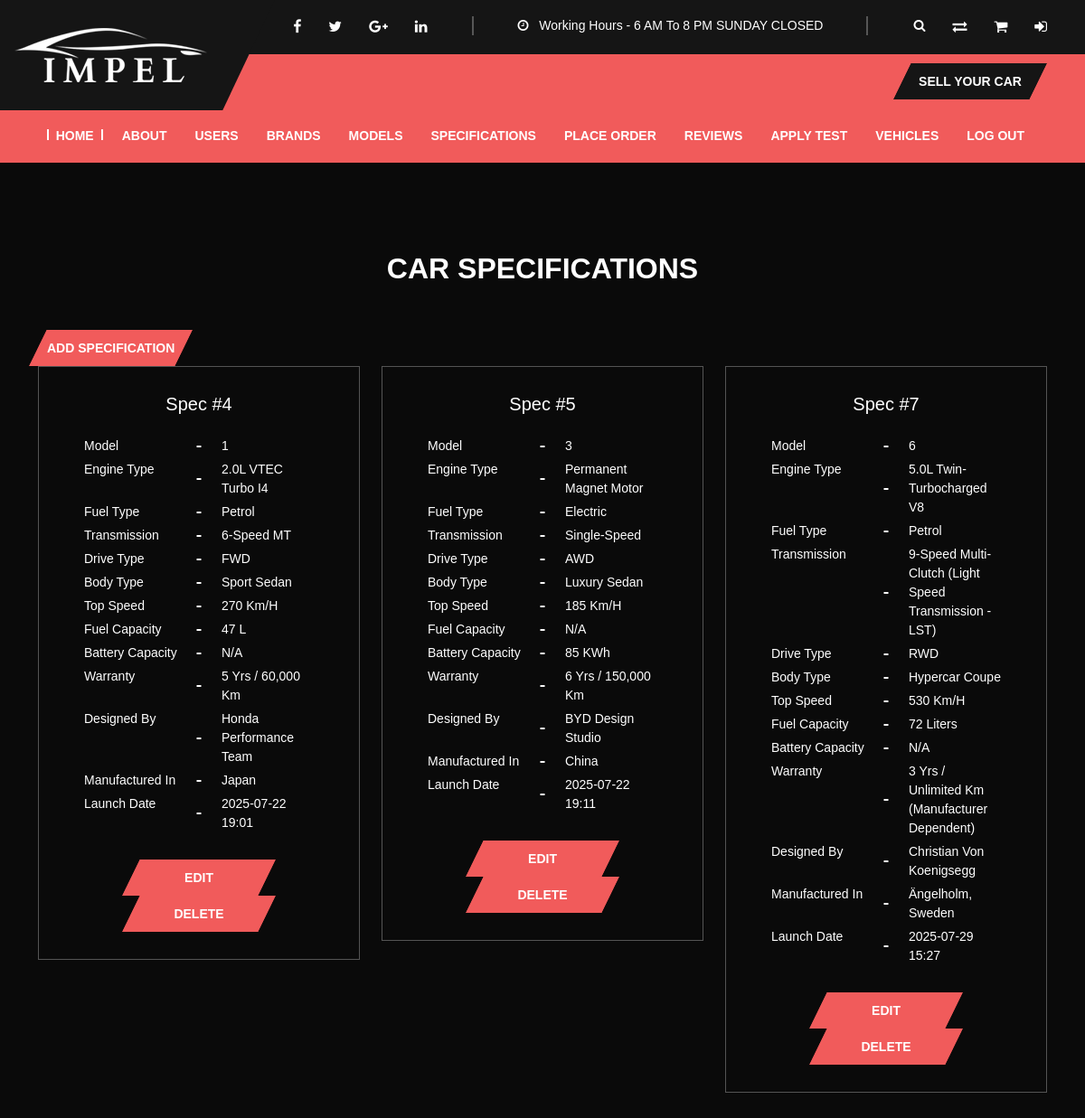
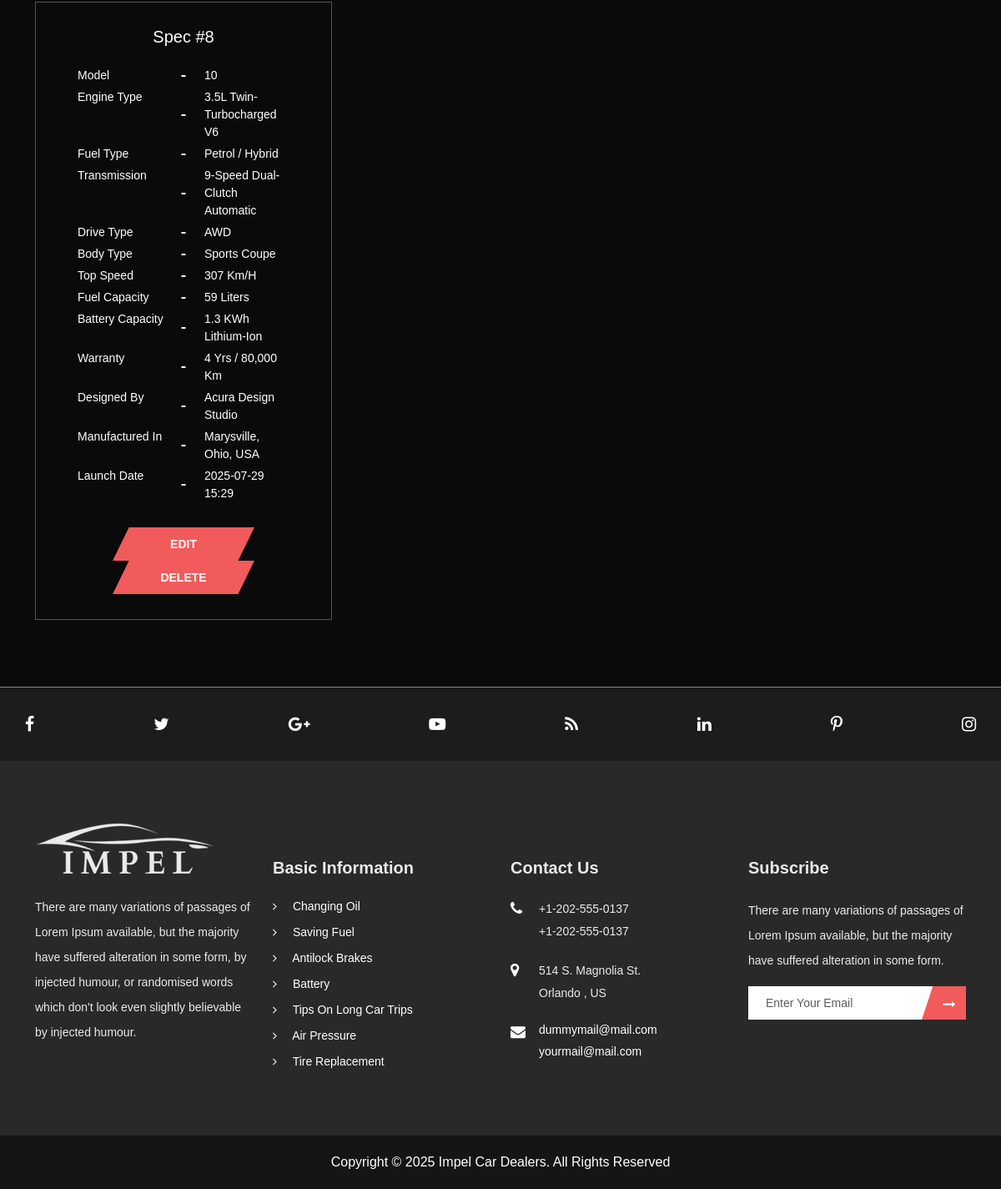
The page /carspecifications.php on the database its author committed (2 pictures, top to bottom).
### tables this page shows
CREATE TABLE `carspecifications` (
  `SpecID` int(11) NOT NULL,
  `ModelID` int(11) NOT NULL,
  `EngineType` varchar(255) NOT NULL,
  `FuelType` varchar(255) NOT NULL,
  `Transmission` varchar(255) NOT NULL,
  `DriveType` varchar(255) NOT NULL,
  `BodyType` varchar(255) NOT NULL,
  `TopSpeed` varchar(255) NOT NULL,
  `FuelCapacity` varchar(255) NOT NULL,
  `BatteryCapacity` varchar(255) NOT NULL,
  `Warranty` varchar(255) NOT NULL,
  `DesignedBy` varchar(255) NOT NULL,
  `ManufacturedIn` varchar(255) NOT NULL,
  `LaunchDate` datetime NOT NULL
);

### carspecifications.php (the view, shortened to what this page needs)
<?php
include('connect.php');
include('header.php');
$labels = [
    'EngineType'    => 'Engine Type',
    'FuelType'      => 'Fuel Type',
    'Transmission'  => 'Transmission',
    'DriveType'     => 'Drive Type',
    'BodyType'      => 'Body Type',
    'TopSpeed'      => 'Top Speed',
    'FuelCapacity'  => 'Fuel Capacity',
    'BatteryCapacity' => 'Battery Capacity',
    'Warranty'      => 'Warranty',
    'DesignedBy'    => 'Designed By',
    'ManufacturedIn'=> 'Manufactured In'
];
?>
<div class="impl_featured_wrappar">
    <div class="container">
        <div class="row">
            <div class="col-lg-12 col-md-12">
                <div class="impl_heading"><h1>Car Specifications</h1></div>
                <button id="addBtn" class="impl_btn">Add Specification</button>
            </div>
            <?php
            $res = $conn->query("SELECT * FROM carspecifications");
            while ($row = $res->fetch_assoc()):
                $id = $row['SpecID'];
            ?>
                <div class="col-lg-4 col-md-6" id="box_<?php echo $id; ?>">
                    <div class="impl_fea_car_box" id="view_<?php echo $id; ?>">
                        <div class="impl_fea_car_data">
                            <h2>Spec #<?php echo $id; ?></h2>
                            <ul>
                                <li><span class="impl_fea_title">Model</span><span class="impl_fea_name"><?php echo htmlspecialchars($row['ModelID']); ?></span></li>
                                <?php foreach ($labels as $field => $label): ?>
                                    <li><span class="impl_fea_title"><?php echo $label; ?></span><span class="impl_fea_name"><?php echo htmlspecialchars($row[$field]); ?></span></li>
                                <?php endforeach; ?>
                                <li><span class="impl_fea_title">Launch Date</span><span class="impl_fea_name"><?php echo date('Y-m-d H:i', strtotime($row['LaunchDate'])); ?></span></li>
                            </ul>
                            <button class="impl_btn editBtn" data-id="<?php echo $id; ?>">Edit</button>
                            <form method="POST" style="display:inline;"><input type="hidden" name="action" value="delete"><input type="hidden" name="SpecID" value="<?php echo $id; ?>"><button class="impl_btn">Delete</button></form>
                        </div>
                    </div>
                </div>
            <?php endwhile; ?>
        </div>
    </div>
</div>
<?php include('footer.php'); ?>

### header.php (shortened to what this page needs)
<!DOCTYPE html>
<html lang="en">
<head>
    <link rel="stylesheet" type="text/css" href="assets/css/fonts.css">
    <link rel="stylesheet" type="text/css" href="assets/css/bootstrap.min.css">
    <link rel="stylesheet" type="text/css" href="assets/css/font-awesome.min.css">
    <link rel="stylesheet" type="text/css" href="assets/css/ion.rangeSlider.css">
    <link rel="stylesheet" type="text/css" href="assets/css/ion.rangeSlider.skinFlat.css">
    <link rel="stylesheet" type="text/css" href="assets/js/plugin/magnific/magnific-popup.css">
    <link rel="stylesheet" type="text/css" href="assets/js/plugin/slick/slick.css">
    <link rel="stylesheet" type="text/css" href="assets/js/plugin/slick/slick-theme.css">
    <link rel="stylesheet" type="text/css" href="assets/js/plugin/nice_select/nice-select.css">
    <link rel="stylesheet" type="text/css" href="assets/js/plugin/revolution/css/settings.css">
    <link rel="stylesheet" type="text/css" href="assets/css/style.min.css">
</head>
<body>
    <div class="impl_header_wrapper">
        <div class="impl_logo">
            <a href="index.php"><img src="assets/images/logo.png" alt="Logo" class="img-fluid"></a>
        </div>
        <div class="impl_top_header">
            <div class="container">
                <div class="row">
                    <div class="col-lg-12 col-md-12">
                        <div class="impl_top_info">
                            <ul class="impl_header_social">
                                <li><a href="#"><i class="fa fa-facebook" aria-hidden="true"></i></a></li>
                                <li><a href="#"><i class="fa fa-twitter" aria-hidden="true"></i></a></li>
                                <li><a href="#"><i class="fa fa-google-plus" aria-hidden="true"></i></a></li>
                                <li><a href="#"><i class="fa fa-linkedin" aria-hidden="true"></i></a></li>
                            </ul>
                            <p class="impl_header_time"><i class="fa fa-clock-o" aria-hidden="true"></i> Working Hours - 6 AM To 8 PM <span>sunday closed</span></p>
                            <ul class="impl_header_icons">
                                <li class="impl_search"><span><i class="fa fa-search" aria-hidden="true"></i></span></li>
                                <li><a href="compare.html"><i class="fa fa-exchange" aria-hidden="true"></i></a></li>
                                <li class="cart-popup"><a href="#"><i class="fa fa-shopping-cart" aria-hidden="true"></i></a>
                                </li>
                                <li><a href="#signin" data-toggle="modal"><i class="fa fa-sign-in" aria-hidden="true"></i></a></li>
                            </ul>
                        </div>
                    </div>
                </div>
            </div>
        </div>
        <div class="impl_menu_wrapper">
            <div class="container">
                <div class="row">
                    <div class="col-lg-12 col-md-12">
                        <div class="impl_menu_inner">
                            <a href="sell_step.html" class="impl_btn">Sell your car</a>
                            <div class="impl_menu">
                                <nav>
                                    <ul>
                                        <li class="dropdown"><a href="http://localhost/car/index.php" class="active">home</a>
                                        </li>
                                        <li><a href="about.php">About</a></li>
                                        <li class="dropdown"><a href="http://localhost/car/users.php">Users</a>
                                        </li>
                                        <li><a href="http://localhost/car/carbrand.php">Brands</a></li>
                                        <li><a href="http://localhost/car/carmodel.php">Models</a></li>
                                        <li><a href="http://localhost/car/carspecifications.php">Specifications</a></li>
                                        <li class="dropdown"><a href="http://localhost/car/orderhistory.php">Place Order</a>
                                        </li>
                                        <li class="dropdown"><a href="http://localhost/car/reviews.php">Reviews</a>
                                        </li>
                                        <li class="dropdown"><a href="http://localhost/car/testdrivebookings.php">Apply Test</a>
                                        </li>
                                        <li><a href="vehicletype.php">Vehicles</a></li>
                                        <li><a href="logout.php">Log Out</a></li>
                                    </ul>
                                </nav>
                            </div>
                        </div>
                    </div>
                </div>
            </div>
        </div>
    </div>

### footer.php (shortened to what this page needs)
<div class="impl_footer_wrapper">
    <div class="impl_social_wrapper">
        <ul>
            <li><a href="#"><i class="fa fa-facebook" aria-hidden="true"></i></a></li>
            <li><a href="#"><i class="fa fa-twitter" aria-hidden="true"></i></a></li>
            <li><a href="#"><i class="fa fa-google-plus" aria-hidden="true"></i></a></li>
            <li><a href="#"><i class="fa fa-youtube-play" aria-hidden="true"></i></a></li>
            <li><a href="#"><i class="fa fa-rss" aria-hidden="true"></i></a></li>
            <li><a href="#"><i class="fa fa-linkedin" aria-hidden="true"></i></a></li>
            <li><a href="#"><i class="fa fa-pinterest-p" aria-hidden="true"></i></a></li>
            <li><a href="#"><i class="fa fa-instagram" aria-hidden="true"></i></a></li>
        </ul>
    </div>
    <div class="impl_foo_wrapper">
        <div class="container">
            <div class="row">
                <div class="col-lg-3 col-md-6">
                    <div class="impl_foo_box footer_abt_text">
                        <a href="index.html"><img src="assets/images/logo.png" alt=""></a>
                        <p>There are many variations of passages of Lorem Ipsum available, but the majority have suffered alteration in some form, by injected humour, or randomised words which don't look even slightly believable by injected humour.</p>
                    </div>
                </div>
                <div class="col-lg-3 col-md-6">
                    <div class="impl_foo_box">
                        <h1 class="impl_foo_title">Basic Information</h1>
                        <ul>
                            <li><a href="#"><i class="fa fa-angle-right" aria-hidden="true"></i> Changing Oil</a></li>
                            <li><a href="#"><i class="fa fa-angle-right" aria-hidden="true"></i> Saving Fuel</a></li>
                            <li><a href="#"><i class="fa fa-angle-right" aria-hidden="true"></i> Antilock Brakes</a></li>
                            <li><a href="#"><i class="fa fa-angle-right" aria-hidden="true"></i> Battery</a></li>
                            <li><a href="#"><i class="fa fa-angle-right" aria-hidden="true"></i> Tips On Long Car Trips</a></li>
                            <li><a href="#"><i class="fa fa-angle-right" aria-hidden="true"></i> Air Pressure</a></li>
                            <li><a href="#"><i class="fa fa-angle-right" aria-hidden="true"></i> Tire Replacement</a></li>
                        </ul>
                    </div>
                </div>
                <div class="col-lg-3 col-md-6">
                    <div class="impl_foo_box">
                        <h1 class="impl_foo_title">contact us</h1>
                        <ul>
                            <li>
                                <div class="impl_foo_icon"><i class="fa fa-phone" aria-hidden="true"></i></div>
                                <div class="impl_foo_text">
                                    <p>+1-202-555-0137</p>
                                    <p>+1-202-555-0137</p>
                                </div>
                            </li>
                            <li>
                                <div class="impl_foo_icon"><i class="fa fa-map-marker" aria-hidden="true"></i></div>
                                <div class="impl_foo_text">
                                    <p>514 S. Magnolia St.<br>  Orlando , US</p>
                                </div>
                            </li>
                            <li>
                                <div class="impl_foo_icon"><i class="fa fa-envelope" aria-hidden="true"></i></div>
                                <div class="impl_foo_text">
                                    <a href="#">dummymail@mail.com</a>
                                    <a href="#">yourmail@mail.com</a>
                                </div>
                            </li>
                        </ul>
                    </div>
                </div>
                <div class="col-lg-3 col-md-6">
                    <div class="impl_foo_box">
                        <h1 class="impl_foo_title">Subscribe </h1>
                        <p>There are many variations of passages of Lorem Ipsum available, but the majority have suffered alteration in some form.</p>
                        <div class="impl_footer_subs">
                            <input type="text" class="form-control" placeholder="Enter Your Email">
                            <button class="foo_subs_btn"><i class="fa fa-long-arrow-right" aria-hidden="true"></i></button>
                        </div>
                    </div>
                </div>
            </div>
        </div>
    </div>
</div>
<div class="impl_btm_footer">
    <div class="container">
        <div class="row">
            <div class="col-lg-12 col-md-12">
                <p class="impl_copyright">Copyright &copy; 2025 Impel Car Dealers. All Rights Reserved</p>
            </div>
        </div>
    </div>
</div>
</body>
</html>

### rows shown on the page
carspecifications: SpecID "4", ModelID "1", label "Engine Type", EngineType "2.0L VTEC Turbo I4", label "Fuel Type", FuelType "Petrol", label "Transmission", Transmission "6-Speed MT", label "Drive Type", DriveType "FWD", label "Body Type", BodyType "Sport Sedan", label "Top Speed", TopSpeed "270 Km/H", label "Fuel Capacity", FuelCapacity "47 L", label "Battery Capacity", BatteryCapacity "N/A", label "Warranty", Warranty "5 Yrs / 60,000 Km", label "Designed By", DesignedBy "Honda Performance Team", label "Manufactured In", ManufacturedIn "Japan", LaunchDate "2025-07-22 19:01"
carspecifications: SpecID "5", ModelID "3", label "Engine Type", EngineType "Permanent Magnet Motor", label "Fuel Type", FuelType "Electric", label "Transmission", Transmission "Single-Speed", label "Drive Type", DriveType "AWD", label "Body Type", BodyType "Luxury Sedan", label "Top Speed", TopSpeed "185 Km/H", label "Fuel Capacity", FuelCapacity "N/A", label "Battery Capacity", BatteryCapacity "85 KWh", label "Warranty", Warranty "6 Yrs / 150,000 Km", label "Designed By", DesignedBy "BYD Design Studio", label "Manufactured In", ManufacturedIn "China", LaunchDate "2025-07-22 19:11"
carspecifications: SpecID "7", ModelID "6", label "Engine Type", EngineType "5.0L Twin-Turbocharged V8", label "Fuel Type", FuelType "Petrol", label "Transmission", Transmission "9-Speed Multi-Clutch (Light Speed Transmission - LST)", label "Drive Type", DriveType "RWD", label "Body Type", BodyType "Hypercar Coupe", label "Top Speed", TopSpeed "530 Km/H", label "Fuel Capacity", FuelCapacity "72 Liters", label "Battery Capacity", BatteryCapacity "N/A", label "Warranty", Warranty "3 Yrs / Unlimited Km (Manufacturer Dependent)", label "Designed By", DesignedBy "Christian Von Koenigsegg", label "Manufactured In", ManufacturedIn "Ängelholm, Sweden", LaunchDate "2025-07-29 15:27"
carspecifications: SpecID "8", ModelID "10", label "Engine Type", EngineType "3.5L Twin-Turbocharged V6", label "Fuel Type", FuelType "Petrol / Hybrid", label "Transmission", Transmission "9-Speed Dual-Clutch Automatic", label "Drive Type", DriveType "AWD", label "Body Type", BodyType "Sports Coupe", label "Top Speed", TopSpeed "307 Km/H", label "Fuel Capacity", FuelCapacity "59 Liters", label "Battery Capacity", BatteryCapacity "1.3 KWh Lithium-Ion", label "Warranty", Warranty "4 Yrs / 80,000 Km", label "Designed By", DesignedBy "Acura Design Studio", label "Manufactured In", ManufacturedIn "Marysville, Ohio, USA", LaunchDate "2025-07-29 15:29"
